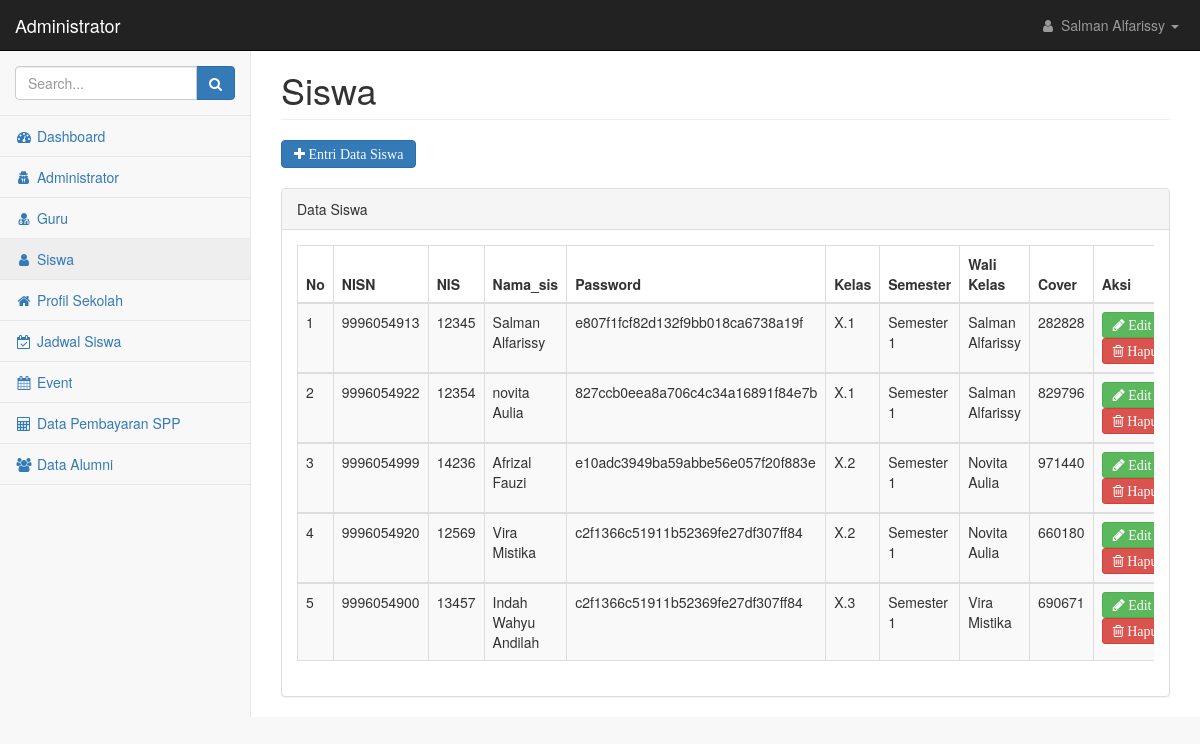
Before: /admin/index.php?page=siswa&id_adm=1 with the older database file.
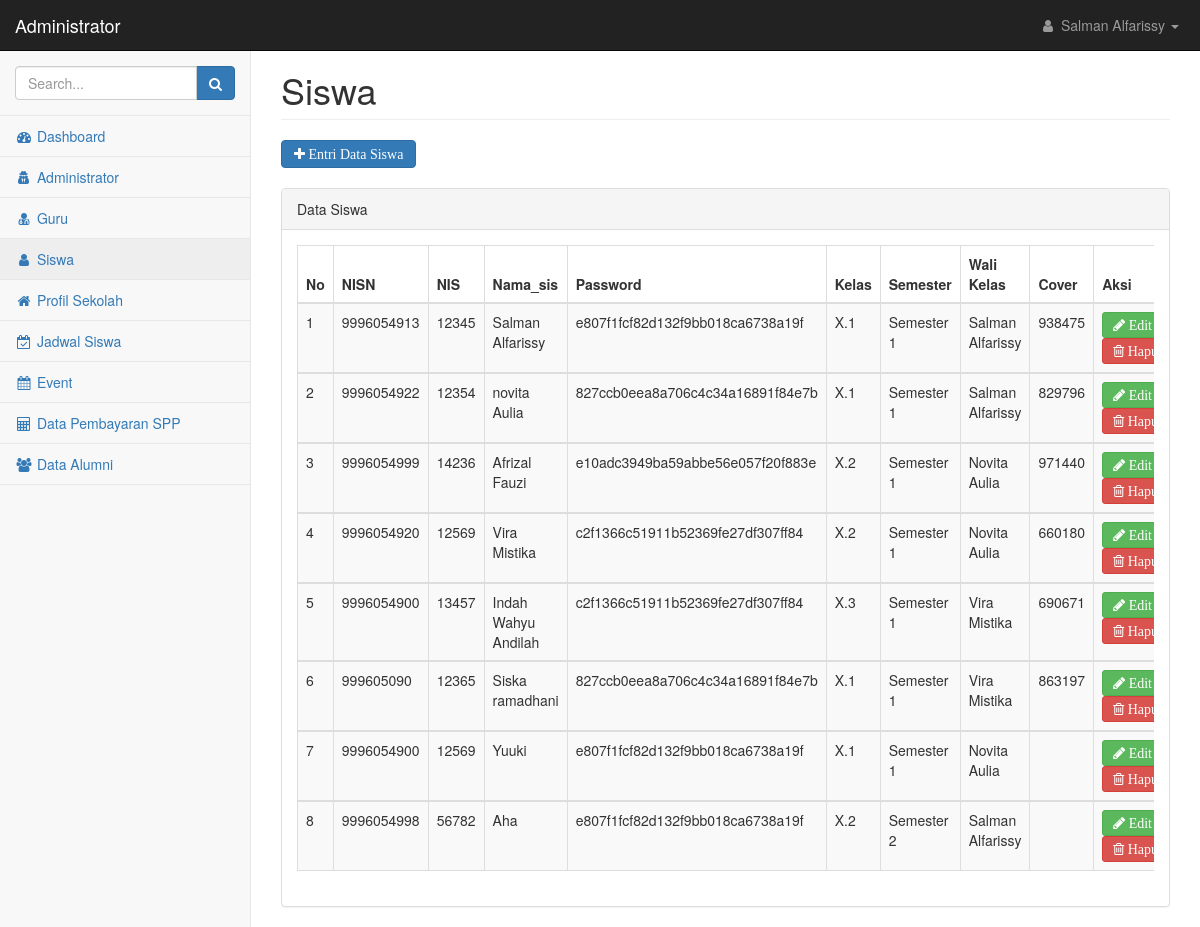
After: the same page with the newer database file.
### tables this page shows
CREATE TABLE `siswa` (
  `id_siswa` int(50) NOT NULL,
  `id_guru` int(50) NOT NULL,
  `id_adm` int(50) NOT NULL,
  `password` varchar(50) NOT NULL,
  `nisn` varchar(50) NOT NULL,
  `nis` varchar(100) NOT NULL,
  `nama_sis` varchar(100) NOT NULL,
  `foto_sis` text NOT NULL,
  `ttl` varchar(100) NOT NULL,
  `jenis_kelamin` varchar(50) NOT NULL,
  `agama` varchar(20) NOT NULL,
  `status_keluarga` varchar(50) NOT NULL,
  `anak_ke` varchar(20) NOT NULL,
  `alamat` text NOT NULL,
  `no_hp` varchar(20) NOT NULL,
  `kelas` varchar(40) NOT NULL,
  `semester` varchar(100) NOT NULL,
  `tahun_diterima` varchar(25) NOT NULL,
  `semester_diterima` varchar(40) NOT NULL,
  `nama_sekolah_asal` text NOT NULL,
  `alamat_sekolah_asal` text NOT NULL,
  `tahun_ijazah_sebelumnya` varchar(20) NOT NULL,
  `nomor_ijazah_sebelumnya` varchar(20) NOT NULL,
  `tahun_skhun_sebelumya` varchar(20) NOT NULL,
  `nomor_skhun_sebelumnya` varchar(20) NOT NULL,
  `nama_ayah` varchar(100) NOT NULL,
  `nama_ibu` varchar(100) NOT NULL,
  `alamat_ortu` text NOT NULL,
  `pekerjaan_ayah` varchar(100) NOT NULL,
  `pekerjaan_ibu` varchar(100) NOT NULL,
  `nama_wali` varchar(100) NOT NULL,
  `alamat_wali` text NOT NULL,
  `no_hp_wali` varchar(20) NOT NULL,
  `pekerjaan_wali` varchar(100) NOT NULL,
  `cover` text NOT NULL
);

CREATE TABLE `guru` (
  `id_guru` int(50) NOT NULL,
  `id_adm` int(50) NOT NULL,
  `nip_guru` varchar(100) NOT NULL,
  `password` varchar(50) NOT NULL,
  `nama_guru` varchar(100) NOT NULL,
  `email_guru` varchar(100) NOT NULL,
  `no_telp` varchar(100) NOT NULL,
  `jabatan` varchar(100) NOT NULL
);

### admin/siswa.php (the view, shortened to what this page needs)
<div class="row">
    <div class="col-lg-12">
        <h1 class="page-header">Siswa</h1>
    </div>
</div>
<?php
include("../koneksi.php");
$aksi=isset($_GET['aksi']) ? $_GET['aksi'] : 'list';
switch ($aksi){
    case 'list';
?>
<div>
    <a href=?page=siswa&aksi=entri&id_adm=<?php echo $_GET['id_adm'] ?> class="btn btn-primary fa fa-plus"> Entri Data Siswa </a>
</div>
<br/>
<div class="row">
    <div class="col-lg-12">
        <div class="panel panel-default">
            <div class="panel-heading">
               Data Siswa
            </div>
            <div class="panel-body">
                <div class="table-responsive">
                    <table class="table table-striped table-bordered table-hover" id="dataTables-example">
                        <thead>
                            <tr>
                                <th>No</th>
                                <th>NISN</th>
                                <th>NIS</th>
                                <th>Nama_sis</th>
                                <th>Password</th>
                                <th>Kelas</th>
                                <th>Semester</th>
                                <th>Wali Kelas</th>
                                <th>Cover</th>
                                <th>Aksi</th>
                            </tr>
                        </thead>
                        <?php
                        $no=1;
                        $tampil=mysqli_query($koneksi,"SELECT * FROM siswa order by id_siswa ASC");
                        while ($data=mysqli_fetch_array($tampil)) {
                            $guru=mysqli_query($koneksi,"SELECT id_siswa,nama_guru FROM siswa join guru using(id_guru) WHERE id_siswa='$data[id_siswa]'");
                            $gr=mysqli_fetch_array($guru);
                        ?>
                        <tbody>
                            <tr class="odd gradeX">
                                <td><?php echo $no?></td>
                                <td><?php echo $data['nisn']?></td>
                                <td><?php echo $data['nis']?></td>
                                <td><?php echo $data['nama_sis']?></td>
                                <td><?php echo $data['password']?></td>
                                <td><?php echo $data['kelas']?></td>
                                <td><?php echo $data['semester']?></td>
                                <td><?php echo $gr['nama_guru']?></td>
                                <td><?php echo $data['cover']?></td>
                                <td><a href=?page=siswa&aksi=edit&id_adm=<?php echo $_GET['id_adm'] ?>&id_siswa=<?php echo $data['id_siswa']; ?> class="btn btn-success btn-sm fa fa-pencil"> Edit</a>
			                        <a href="aksi_siswa.php?page=siswa&id_adm=<?php echo $_GET['id_adm'] ?>&proses=hapus&id_siswa=<?php echo $data['id_siswa']; ?>"
				                    onclick="return confirm('Yakin akan menghapus data ?');" class="btn btn-danger btn-sm fa fa-trash-o"> Hapus</td>
                            </tr>
                            <?php
                            $no++;
                        }
                            ?>
                        </tbody>
                    </table>
                    <?php
                        break;
                    ?>
                    <?php
                    }
                    ?>
                </div>
            </div>
        </div>
    </div>
</div>

### admin/index.php (shortened to what this page needs)
<!DOCTYPE html>
<html lang="en">
    <head>
        <link href="../scss/bootstrap.min.css" rel="stylesheet">
        <link href="../scss/metisMenu.min.css" rel="stylesheet">
        <link href="../css/dataTables/dataTables.bootstrap.css" rel="stylesheet">
        <link href="../css/dataTables/dataTables.responsive.css" rel="stylesheet">
        <link href="../scss/timeline.css" rel="stylesheet">
        <link href="../scss/startmin.css" rel="stylesheet">
        <link href="../scss/morris.css" rel="stylesheet">
        <link href="../scss/font-awesome.min.css" rel="stylesheet" type="text/css">
    </head>
    <body>
        <div id="wrapper">
            <nav class="navbar navbar-inverse navbar-fixed-top" role="navigation">
                <div class="navbar-header">
                    <a class="navbar-brand" href="index.php">Administrator</a>
                </div>
                <ul class="nav navbar-right navbar-top-links">
                    <li class="dropdown">
                        <a class="dropdown-toggle" data-toggle="dropdown" href="#">
                        <?php
                        include("../koneksi.php");
                        $query=mysqli_query($koneksi,"SELECT * FROM administrator WHERE id_adm=$_GET[id_adm]");
                        $data=mysqli_fetch_array($query);
                        ?>
                            <i class="fa fa-user fa-fw"></i> <?php echo $data['nama_ad']; ?> <b class="caret"></b>
                        </a>
                    </li>
                </ul>
                <div class="navbar-default sidebar" role="navigation">
                    <div class="sidebar-nav navbar-collapse">
                        <ul class="nav" id="side-menu">
                            <li class="sidebar-search">
                                <div class="input-group custom-search-form">
                                    <input type="text" class="form-control" placeholder="Search...">
                                    <span class="input-group-btn">
                                        <button class="btn btn-primary" type="button">
                                            <i class="fa fa-search"></i>
                                        </button>
                                </span>
                                </div>
                            </li>
                            <li>
                                <a <?php if ($_GET["page"]=="home"){echo 'class="active"'; }?> href="?page=home&id_adm=<?php echo $_GET['id_adm']?>" ><i class="fa fa-dashboard fa-fw"></i> Dashboard</a>
                            </li>
                            <li>
                                <a <?php if ($_GET["page"]=="administrator"){echo 'class="active"'; }?> href="?page=administrator&id_adm=<?php echo $_GET['id_adm']?>"><i class="fa fa-user-secret fa-fw"></i> Administrator </a>
                            </li>
                            <li>
                                <a <?php if ($_GET["page"]=="guru"){echo 'class="active"'; }?> href="?page=guru&id_adm=<?php echo $_GET['id_adm']?>"><i class="fa fa-user-md fa-fw"></i> Guru </a>
                            </li>
                            <li>
                                <a <?php if ($_GET["page"]=="siswa"){echo 'class="active"'; }?> href="?page=siswa&id_adm=<?php echo $_GET['id_adm']?>"><i class="fa fa-user fa-fw"></i> Siswa </a>
                            </li>
                            <li>
                                <a <?php if ($_GET["page"]=="profil"){echo 'class="active"'; }?> href="?page=profil&id_adm=<?php echo $_GET['id_adm']?>"><i class="fa fa-home fa-fw"></i> Profil Sekolah </a>
                            </li>
                            <li>
                                <a <?php if ($_GET["page"]=="jadwal"){echo 'class="active"'; }?> href="?page=jadwal&id_adm=<?php echo $_GET['id_adm']?>"><i class="fa fa-calendar-check-o fa-fw"></i> Jadwal Siswa </a>
                            </li>
                            <li>
                                <a <?php if ($_GET["page"]=="event"){echo 'class="active"'; }?> href="?page=event&id_adm=<?php echo $_GET['id_adm']?>"><i class="fa fa-calendar fa-fw"></i> Event </a>
                            </li>
                            <li>
                                <a <?php if ($_GET["page"]=="data_spp"){echo 'class="active"'; }?> href="?page=data_spp&id_adm=<?php echo $_GET['id_adm']?>"><i class="fa fa-calculator fa-fw"></i> Data Pembayaran SPP </a>
                            </li>
                            <li>
                                <a <?php if ($_GET["page"]=="alumni"){echo 'class="active"'; }?> href="?page=alumni&id_adm=<?php echo $_GET['id_adm']?>"><i class="fa fa-users fa-fw"></i> Data Alumni </a>
                            </li>
                        </ul>
                    </div>
                </div>
            </nav>
            <div id="page-wrapper">
                <div class="container-fluid">
                    <?php
include_once "main.php";
?>
                </div>
            </div>
        </div>
    </body>
</html>

### admin/main.php (shortened to what this page needs)
<?php
$page=isset($_GET['page']) ? $_GET['page'] : 'home';
if ($page=='siswa') include 'siswa.php';

### scss/startmin.css (style rules this page uses)
body { background-color: #f8f8f8; }
#wrapper { width: 100%; }
#page-wrapper { padding-top: 30px; min-height: 568px; background-color: #fff; }
@media (min-width:768px) { #page-wrapper { position: inherit; margin-left: 250px; padding: 30px 15px 0 15px; border-left: 1px solid #e7e7e7; } }
.navbar-header { float: left; }
.navbar-right { text-align: right; }
.navbar-top-links { margin: 0; }
.navbar-top-links li { display: inline-block; }
.navbar-top-links li:last-child { margin-right: 6px; }
.navbar-top-links li a { padding: 15px; min-height: 50px; }
.navbar-top-links>li>a { color: #999; }
.sidebar .sidebar-nav.navbar-collapse { padding-right: 0; padding-left: 0; }
.sidebar .sidebar-search { padding: 15px; }
.sidebar ul li { border-bottom: 1px solid #e7e7e7; }
.sidebar ul li a.active { background-color: #eee; }
@media (min-width:768px) { .sidebar { z-index: 1; position: absolute; width: 250px; margin-top: 51px; } }

Changed rows visible on the page:
changed siswa (number 1 of 8 on the later page): cover "282828" → "938475"
added siswa: nisn "999605090", nis "12365", nama_sis "Siska ramadhani", password "827ccb0eea8a706c4c34a16891f84e7b", kelas "X.1", semester "Semester 1", id_guru.nama_guru "Vira Mistika", cover "863197"
added siswa: nisn "9996054900", nis "12569", nama_sis "Yuuki", password "e807f1fcf82d132f9bb018ca6738a19f", kelas "X.1", semester "Semester 1", id_guru.nama_guru "Novita Aulia"
added siswa: nisn "9996054998", nis "56782", nama_sis "Aha", password "e807f1fcf82d132f9bb018ca6738a19f", kelas "X.2", semester "Semester 2", id_guru.nama_guru "Salman Alfarissy"
